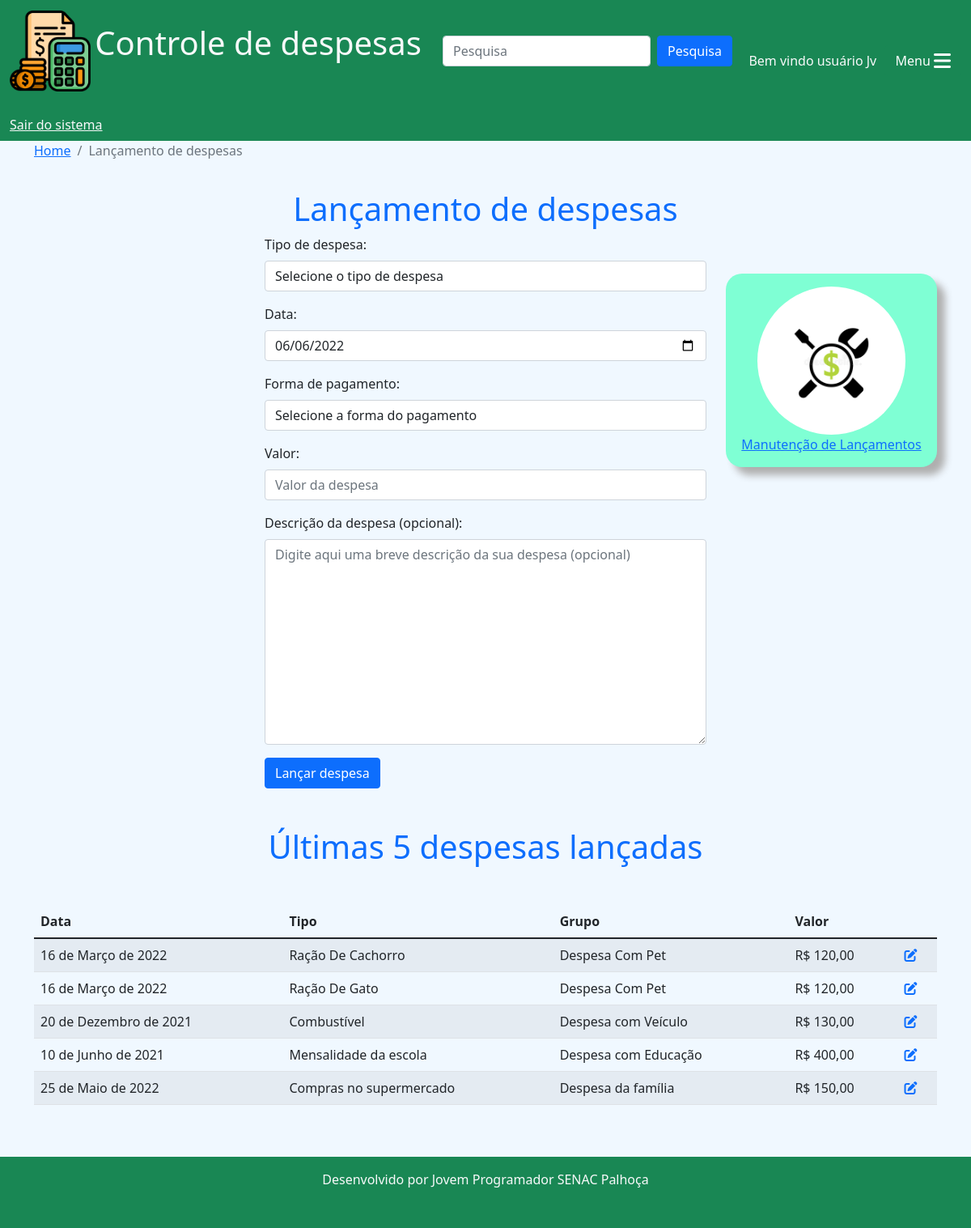
Page /despesas/despesa/ (signed in) on the earlier database version.
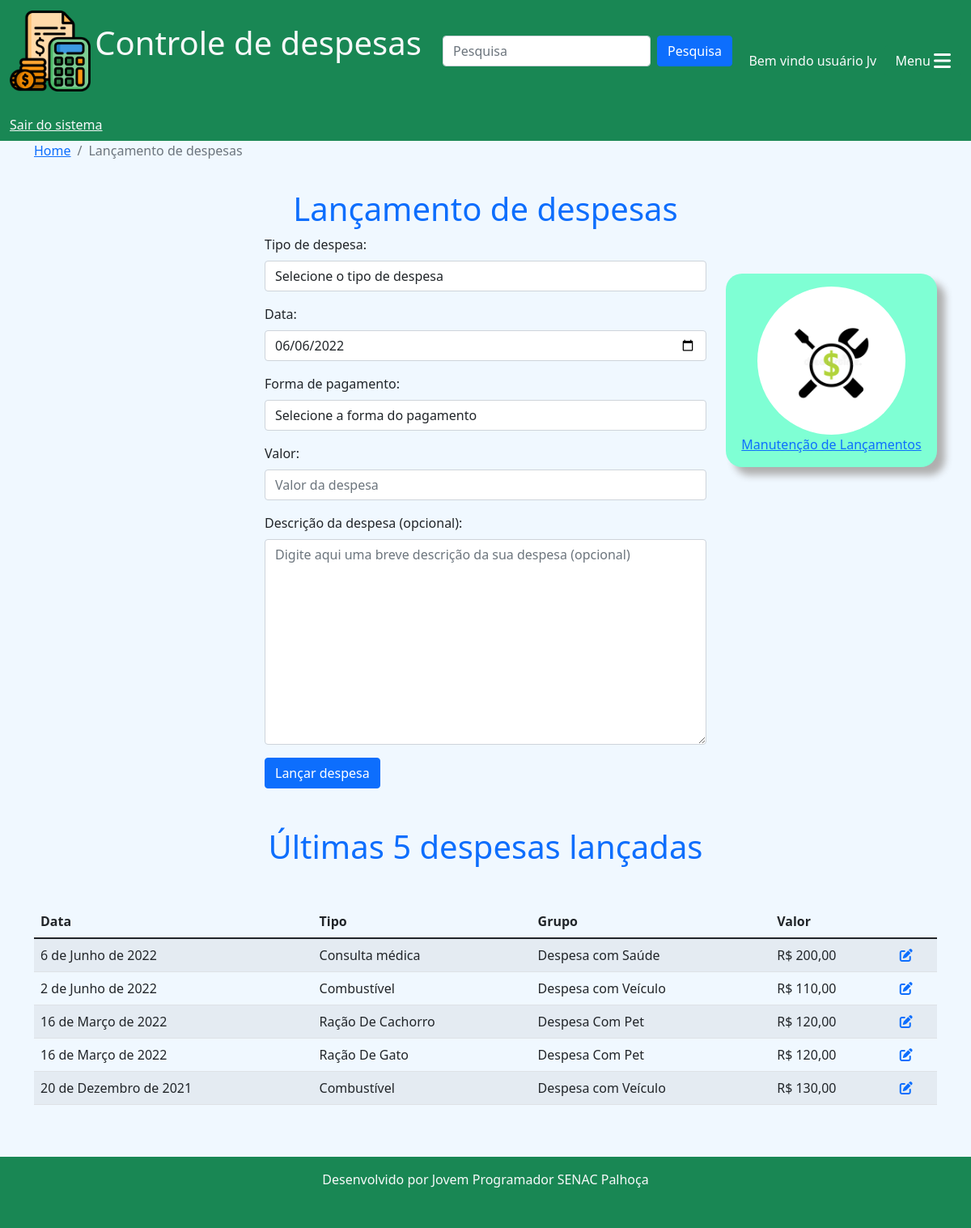
Same page on the later database version.
### despesas/models.py (models this page shows, shortened)
class Despesa(models.Model):
    despesa = models.TextField(blank=True, null=True)
    data = models.DateField()
    usuario = models.ForeignKey(User, on_delete=models.CASCADE)
    tipo = models.ForeignKey(TipoDespesa, on_delete=models.DO_NOTHING)
    fpag = models.ForeignKey(FormaPagamento, on_delete=models.DO_NOTHING)
    valor = models.DecimalField(max_digits=10, decimal_places=2)
    class Meta:
        verbose_name = 'Despesa'
        verbose_name_plural = 'Despesas'

### cadastros/models.py (models this page shows)
class TipoDespesa(models.Model):
    tipo = models.CharField(max_length=80)
    padrao = models.BooleanField(default=False)
    usuario = models.ForeignKey(User, on_delete=models.CASCADE, blank=True, null=True)
    grupo = models.ForeignKey(GrupoDespesa, on_delete=models.CASCADE)
    ativo = models.BooleanField(default=True)
    class Meta:
        verbose_name = 'Tipo de despesa'
        verbose_name_plural = 'Tipos de despesa'
    def __str__(self):
        return self.tipo

class GrupoDespesa(models.Model):
    grupo = models.CharField(max_length=50)
    padrao = models.BooleanField(default=False)
    usuario = models.ForeignKey(User, on_delete=models.CASCADE, blank=True, null=True)
    ativo = models.BooleanField(default=True)
    class Meta:
        verbose_name = 'Grupo de despesa'
        verbose_name_plural = 'Grupos de despesa'
    def __str__(self):
        return self.grupo

### despesas/views.py (the view)
# urls.py: path('despesa/', views.despesa, name='despesa'),
@login_required(login_url='login')
def despesa(request):
    hoje = datetime.today()
    hoje = datetime.strftime(hoje, '%Y-%m-%d')
    user = request.user
    fpags = FormaPagamento.objects.all().filter(
        Q(ativo=True,  usuario=user) | Q(padrao=True)
    ).order_by('forma')
    tipos = TipoDespesa.objects.all().filter(
        Q(ativo=True,  usuario=user) | Q(padrao=True)
    ).order_by('tipo')
    despesas = Despesa.objects.all().filter(
        usuario=user
    ).order_by('-id')[:5]
    return render(request, 'lancamentos.html', {'fpags':fpags, 'tipos':tipos, 'hoje':hoje, 'despesas':despesas})

### despesas/templates/lancamentos.html (shortened to what this page needs)
{% extends 'base.html'%}
{% load static%}
{% block 'conteudo'%}
<nav aria-label="breadcrumb">
  <ol class="breadcrumb">
    <li class="breadcrumb-item"><a href="{% url 'home'%}">Home</a></li>
    <li class="breadcrumb-item active" aria-current="page">Lançamento de despesas</li>
  </ol>
</nav>
<h1 style="padding-top: 20px;" class="text-center text-primary">Lançamento de despesas</h1>
<div class="row">
  <div class="col-lg-3"></div>
  <div class="col-lg-6">
    <form method="post" action="{% url 'lancar_despesa'%}" enctype="multipart/form-data">
      <div class="mb-3">
        <label class="form-label">Tipo de despesa: </label>
        <select name="tipo" class="form-control">
          <option value="">Selecione o tipo de despesa</option>
        </select>
      </div>
      <div class="mb-3">
        <label class="form-label">Data: </label>
        <input type="date" name="data" value="{{hoje}}" class="form-control">
      </div>
      <div class="mb-3">
        <label class="form-label">Forma de pagamento: </label>
        <select name="fpag" class="form-control">
          <option value="">Selecione a forma do pagamento</option>
        </select>
      </div>
      <div class="mb-3">
        <label class="form-label">Valor: </label>
        <input type="number" class="form-control" name="valor" step="0.01" placeholder="Valor da despesa" min="0" value="{{request.POST.valor}}">
      </div>
      <div class="mb-3">
        <label class="form-label">Descrição da despesa (opcional): </label>
        <textarea name="despesa" cols="30" rows="10" class="form-control" placeholder="Digite aqui uma breve descrição da sua despesa (opcional)">{{request.POST.despesa}}</textarea>
      </div>
      <button type="submit" class="btn btn-primary">Lançar despesa</button>
    </form>
  </div>
  <div class="col-md-3 col-6 mt-5">
    <div style="box-shadow: 10px 10px 10px rgb(175, 175, 175); background-color:aquamarine; border-radius: 20px;" class="py-3 px-3 text-center">
      <a href="{% url 'manut_despesas' %}">
        <div>
          <img src="{% static 'img/icone_manut_despesas.jpg'%}" style="width: 80%;" class="rounded-circle">
        </div>
        <div>
          Manutenção de Lançamentos
        </div>
      </a>
    </div>
  </div>
</div>
<div class="row">
  <h1 class="text-center text-primary my-5">Últimas 5 despesas lançadas</h1>
  <div class="col-12">
    <table class="table table-striped table-hover">
      <thead>
        <tr>
          <th scope="col">Data</th>
          <th scope="col">Tipo</th>
          <th scope="col">Grupo</th>
          <th scope="col">Valor</th>
        </tr>
      </thead>
      <tbody>
        {% for c in despesas%}
        <tr>
            <td>{{c.data}}</td>
            <td>{{c.tipo}}</td>
            <td>{{c.tipo.grupo}}</td>
            <td>R$ {{c.valor}}</td>
            <td><a href="{% url 'alterar_despesa' c.id%}" title='Manutenção de despesa'><i class="fa-solid fa-pen-to-square text-primary"></i></a></td>
        </tr>
        {%endfor%}
      </tbody>
    </table>
</div>
</div>
{% endblock %}

### templates/base.html (shortened to what this page needs)
{% load static %}
<!DOCTYPE html>
<html lang="pt-br">
<head>
    <link href="https://cdn.jsdelivr.net/npm/bootstrap@5.1.3/dist/css/bootstrap.min.css" rel="stylesheet">
    <link rel="stylesheet" href="{% static 'css/estilo.css'%}">
</head>
<body>
    <nav class="navbar navbar-light bg-success">
        <div class="container-fluid">
          <a class="navbar-brand text-light" href="{% url 'home'%}">
            <img src="{% static 'img/icone_despesas.png'%}" width="100" height="100" class="d-inline-block align-text-middle">
            <span class="fs-1">Controle de despesas</span>
          </a>
          <form class="d-flex" action="{% url 'pesquisa'%}">
            <input class="form-control me-2" type="search" placeholder="Pesquisa" aria-label="Search" name="termo">
            <button class="btn btn-primary" type="submit">Pesquisa</button>
          </form>
          {% if user.first_name != ''%}
          <span class="text-light mt-4">Bem vindo {{user.first_name}} {{user.last_name}}</span>
          {% else %}
          <span class="text-light mt-4">Bem vindo usuário {{user}}</span>
          {% endif %}
          <button class="btn btn-success text-end mt-4" type="button" data-bs-toggle="offcanvas" data-bs-target="#offcanvasScrolling" aria-controls="offcanvasScrolling">Menu <i class="fa fa-bars fa-xl"></i></button>
          {% if user.is_authenticated %}
          <a href="{% url 'logout'%}" class="text-light mt-4">Sair do sistema</a>
          {% else %}
          <a href="{% url 'login'%}" class="text-light mt-4">Faça seu login</a>
          {% endif %}
        </div>
    </nav>
      <div class="container">
       {% block 'conteudo'%}
       {% endblock %}
      </div>
    <footer class="text-center text-light bg-success mt-5 pb-3">
        <p class="py-3">Desenvolvido por Jovem Programador SENAC Palhoça</p>
    </footer>
</body>
</html>

### templates/static/css/estilo.css (style rules this page uses)
* { margin: 0; padding: 0; }
body { background-color: aliceblue; }

Differences in the rows shown:
no longer on this page (row unchanged): Despesa: data "10 de Junho de 2021", tipo "Mensalidade da escola", tipo.grupo "Despesa com Educação", valor "400,00"
no longer on this page (row unchanged): Despesa: data "25 de Maio de 2022", tipo "Compras no supermercado", tipo.grupo "Despesa da família", valor "150,00"
added Despesa: data "6 de Junho de 2022", tipo "Consulta médica", tipo.grupo "Despesa com Saúde", valor "200,00"
added Despesa: data "2 de Junho de 2022", tipo "Combustível", tipo.grupo "Despesa com Veículo", valor "110,00"
